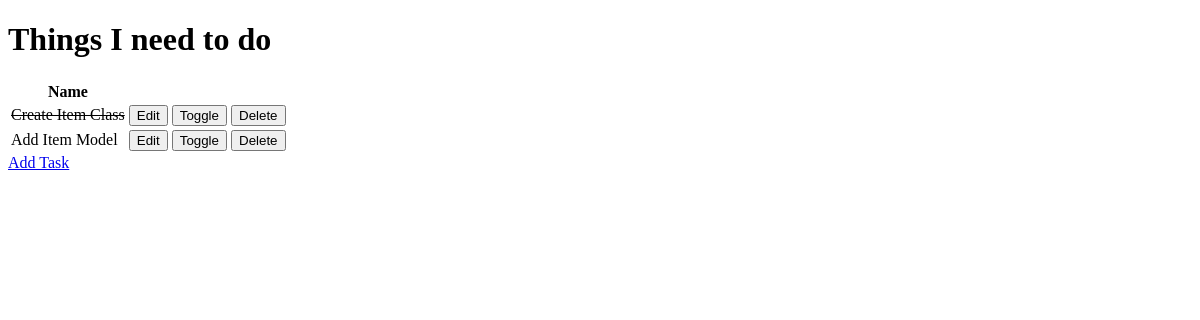
The app's page /, older data.
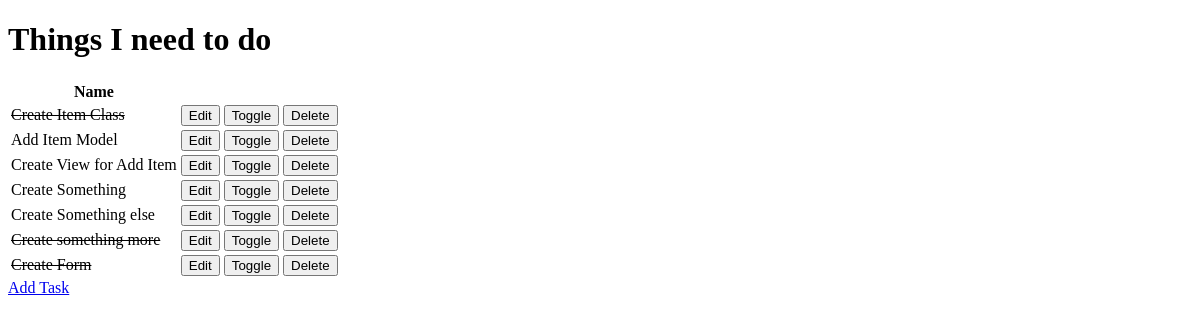
The same page, newer data.
### todo_app/models.py (models this page shows, shortened)
class Item(models.Model):
    name = models.CharField(max_length=50, null=False, blank=False)
    done = models.BooleanField(default=False, null=False, blank=False)

### todo_app/views.py (the view)
# urls.py: path('', get_todo_list, name='get_todo_list'),
def get_todo_list(request):
    items = Item.objects.all()
    context = {
        'items' : items
    }
    return render(request, 'todo_app/todo_list.html', context=context)

### todo_app/templates/todo_app/todo_list.html (shortened to what this page needs)
<!DOCTYPE html>
<html lang="en">
<head>
</head>
<body>
    <h1>Things I need to do</h1>
    <table>
        <tr>
            <th>Name</th>
        </tr>
        {% for item in items %}
            <tr>
            {% if item.done %}
            <td><strike>{{ item.name }}</strike></td>
            {% else %}
            <td>{{ item.name }}</td>
            {% endif %}
            <td>
                <a href="/edit/{{ item.id }}">
                    <button>Edit</button>
                </a>
            </td>
            <td>
                <a href="/toggle/{{ item.id }}">
                    <button>Toggle</button>
                </a>
            </td>
            <td>
                <a href="/delete/{{ item.id }}">
                    <button>Delete</button>
                </a>
            </td>
            </tr>
        {% empty %}
        <tr><td>You have nothing to do!</td></tr>
        {% endfor %}
    </table>
    <a href="/add">Add Task</a>
</body>
</html>

Row changes from the older to the newer data that the page shows:
added Item: name "Create View for Add Item"
added Item: name "Create Something"
added Item: name "Create Something else"
added Item: name "Create something more"
added Item: name "Create Form"
